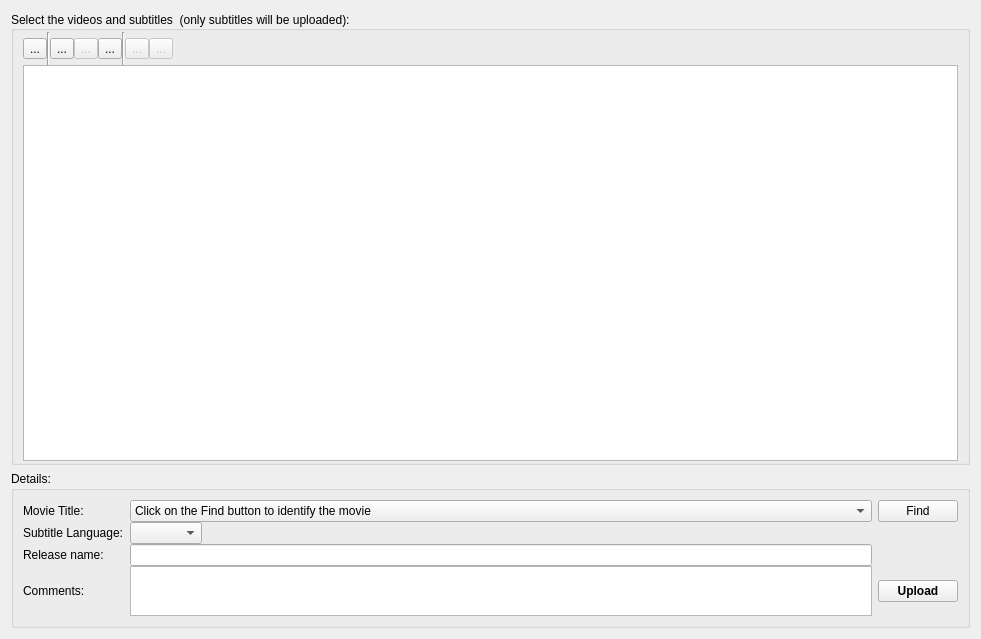
<?xml version="1.0" encoding="UTF-8"?>
<ui version="4.0">
 <class>UploadWidget</class>
 <widget class="QWidget" name="UploadWidget">
  <property name="geometry">
   <rect>
    <x>0</x>
    <y>0</y>
    <width>981</width>
    <height>639</height>
   </rect>
  </property>
  <property name="windowTitle">
   <string>Form</string>
  </property>
  <layout class="QVBoxLayout" name="verticalLayout_2">
   <item>
    <widget class="QGroupBox" name="groupBox_2">
     <property name="enabled">
      <bool>true</bool>
     </property>
     <property name="sizePolicy">
      <sizepolicy hsizetype="Preferred" vsizetype="MinimumExpanding">
       <horstretch>0</horstretch>
       <verstretch>0</verstretch>
      </sizepolicy>
     </property>
     <property name="layoutDirection">
      <enum>Qt::LeftToRight</enum>
     </property>
     <property name="title">
      <string>Select the videos and subtitles  (only subtitles will be uploaded):</string>
     </property>
     <property name="alignment">
      <set>Qt::AlignLeading|Qt::AlignLeft|Qt::AlignVCenter</set>
     </property>
     <layout class="QVBoxLayout" name="verticalLayout">
      <property name="spacing">
       <number>0</number>
      </property>
      <property name="topMargin">
       <number>1</number>
      </property>
      <property name="bottomMargin">
       <number>1</number>
      </property>
      <item>
       <layout class="QHBoxLayout" name="horizontalLayout_5">
        <item>
         <widget class="QToolButton" name="buttonUploadBrowseFolder">
          <property name="text">
           <string>...</string>
          </property>
          <property name="icon">
           <iconset>
            <normaloff>:/images/openfolder.png</normaloff>:/images/openfolder.png</iconset>
          </property>
          <property name="iconSize">
           <size>
            <width>24</width>
            <height>24</height>
           </size>
          </property>
         </widget>
        </item>
        <item>
         <widget class="Line" name="line_3">
          <property name="orientation">
           <enum>Qt::Vertical</enum>
          </property>
         </widget>
        </item>
        <item>
         <widget class="QToolButton" name="buttonUploadPlusRow">
          <property name="enabled">
           <bool>true</bool>
          </property>
          <property name="text">
           <string>...</string>
          </property>
          <property name="icon">
           <iconset>
            <normaloff>:/images/plus.png</normaloff>:/images/plus.png</iconset>
          </property>
          <property name="iconSize">
           <size>
            <width>24</width>
            <height>24</height>
           </size>
          </property>
         </widget>
        </item>
        <item>
         <widget class="QToolButton" name="buttonUploadMinusRow">
          <property name="enabled">
           <bool>false</bool>
          </property>
          <property name="text">
           <string>...</string>
          </property>
          <property name="icon">
           <iconset>
            <normaloff>:/images/minus.png</normaloff>:/images/minus.png</iconset>
          </property>
          <property name="iconSize">
           <size>
            <width>24</width>
            <height>24</height>
           </size>
          </property>
         </widget>
        </item>
        <item>
         <widget class="QToolButton" name="buttonUploadDeleteAllRow">
          <property name="enabled">
           <bool>true</bool>
          </property>
          <property name="toolTip">
           <string>Empty the list</string>
          </property>
          <property name="text">
           <string>...</string>
          </property>
          <property name="icon">
           <iconset>
            <normaloff>:/images/delete_all.png</normaloff>:/images/delete_all.png</iconset>
          </property>
          <property name="iconSize">
           <size>
            <width>24</width>
            <height>24</height>
           </size>
          </property>
         </widget>
        </item>
        <item>
         <widget class="Line" name="line_2">
          <property name="orientation">
           <enum>Qt::Vertical</enum>
          </property>
         </widget>
        </item>
        <item>
         <widget class="QToolButton" name="buttonUploadUpRow">
          <property name="enabled">
           <bool>false</bool>
          </property>
          <property name="text">
           <string>...</string>
          </property>
          <property name="icon">
           <iconset>
            <normaloff>:/images/up.png</normaloff>:/images/up.png</iconset>
          </property>
          <property name="iconSize">
           <size>
            <width>24</width>
            <height>24</height>
           </size>
          </property>
         </widget>
        </item>
        <item>
         <widget class="QToolButton" name="buttonUploadDownRow">
          <property name="enabled">
           <bool>false</bool>
          </property>
          <property name="text">
           <string>...</string>
          </property>
          <property name="icon">
           <iconset>
            <normaloff>:/images/down.png</normaloff>:/images/down.png</iconset>
          </property>
          <property name="iconSize">
           <size>
            <width>24</width>
            <height>24</height>
           </size>
          </property>
         </widget>
        </item>
        <item>
         <spacer>
          <property name="orientation">
           <enum>Qt::Horizontal</enum>
          </property>
          <property name="sizeHint" stdset="0">
           <size>
            <width>401</width>
            <height>33</height>
           </size>
          </property>
         </spacer>
        </item>
       </layout>
      </item>
      <item>
       <widget class="UploadListView" name="uploadView">
        <property name="sizePolicy">
         <sizepolicy hsizetype="Expanding" vsizetype="MinimumExpanding">
          <horstretch>0</horstretch>
          <verstretch>0</verstretch>
         </sizepolicy>
        </property>
        <property name="minimumSize">
         <size>
          <width>0</width>
          <height>0</height>
         </size>
        </property>
        <property name="autoScrollMargin">
         <number>16</number>
        </property>
       </widget>
      </item>
     </layout>
    </widget>
   </item>
   <item>
    <widget class="QGroupBox" name="uploadDetailsGroupBox">
     <property name="maximumSize">
      <size>
       <width>16777215</width>
       <height>16777215</height>
      </size>
     </property>
     <property name="title">
      <string>Details:</string>
     </property>
     <property name="alignment">
      <set>Qt::AlignLeading|Qt::AlignLeft|Qt::AlignTop</set>
     </property>
     <layout class="QVBoxLayout" name="verticalLayout_7">
      <item>
       <layout class="QGridLayout" name="gridLayout">
        <property name="verticalSpacing">
         <number>0</number>
        </property>
        <item row="0" column="0">
         <widget class="QLabel" name="label">
          <property name="sizePolicy">
           <sizepolicy hsizetype="Fixed" vsizetype="Preferred">
            <horstretch>0</horstretch>
            <verstretch>0</verstretch>
           </sizepolicy>
          </property>
          <property name="text">
           <string>Movie Title:</string>
          </property>
         </widget>
        </item>
        <item row="0" column="1">
         <widget class="QComboBox" name="uploadIMDB">
          <item>
           <property name="text">
            <string>Click on the Find button to identify the movie</string>
           </property>
          </item>
         </widget>
        </item>
        <item row="2" column="0">
         <widget class="QLabel" name="label_6">
          <property name="sizePolicy">
           <sizepolicy hsizetype="Fixed" vsizetype="Preferred">
            <horstretch>0</horstretch>
            <verstretch>0</verstretch>
           </sizepolicy>
          </property>
          <property name="text">
           <string>Release name:</string>
          </property>
         </widget>
        </item>
        <item row="0" column="2">
         <widget class="QPushButton" name="buttonUploadFindIMDB">
          <property name="sizePolicy">
           <sizepolicy hsizetype="Minimum" vsizetype="Fixed">
            <horstretch>0</horstretch>
            <verstretch>0</verstretch>
           </sizepolicy>
          </property>
          <property name="minimumSize">
           <size>
            <width>0</width>
            <height>0</height>
           </size>
          </property>
          <property name="maximumSize">
           <size>
            <width>120</width>
            <height>16777215</height>
           </size>
          </property>
          <property name="text">
           <string>Find</string>
          </property>
          <property name="icon">
           <iconset>
            <normaloff>:/images/search.png</normaloff>:/images/search.png</iconset>
          </property>
         </widget>
        </item>
        <item row="3" column="0">
         <widget class="QLabel" name="label_7">
          <property name="sizePolicy">
           <sizepolicy hsizetype="Fixed" vsizetype="Preferred">
            <horstretch>0</horstretch>
            <verstretch>0</verstretch>
           </sizepolicy>
          </property>
          <property name="text">
           <string>Comments:</string>
          </property>
         </widget>
        </item>
        <item row="1" column="0">
         <widget class="QLabel" name="label_5">
          <property name="sizePolicy">
           <sizepolicy hsizetype="Fixed" vsizetype="Preferred">
            <horstretch>0</horstretch>
            <verstretch>0</verstretch>
           </sizepolicy>
          </property>
          <property name="text">
           <string>Subtitle Language:</string>
          </property>
         </widget>
        </item>
        <item row="2" column="1">
         <widget class="QLineEdit" name="uploadReleaseText"/>
        </item>
        <item row="3" column="1">
         <widget class="QTextEdit" name="uploadComments">
          <property name="sizePolicy">
           <sizepolicy hsizetype="Expanding" vsizetype="Fixed">
            <horstretch>0</horstretch>
            <verstretch>0</verstretch>
           </sizepolicy>
          </property>
          <property name="maximumSize">
           <size>
            <width>16777215</width>
            <height>50</height>
           </size>
          </property>
         </widget>
        </item>
        <item row="1" column="1">
         <layout class="QHBoxLayout" name="horizontalLayout_12">
          <item>
           <widget class="LanguageComboBox" name="uploadLanguages"/>
          </item>
          <item>
           <spacer name="horizontalSpacer_4">
            <property name="orientation">
             <enum>Qt::Horizontal</enum>
            </property>
            <property name="sizeHint" stdset="0">
             <size>
              <width>40</width>
              <height>20</height>
             </size>
            </property>
           </spacer>
          </item>
         </layout>
        </item>
        <item row="3" column="2">
         <widget class="QPushButton" name="buttonUpload">
          <property name="enabled">
           <bool>true</bool>
          </property>
          <property name="font">
           <font>
            <weight>75</weight>
            <bold>true</bold>
           </font>
          </property>
          <property name="text">
           <string>Upload</string>
          </property>
          <property name="icon">
           <iconset>
            <normaloff>:/images/upload.png</normaloff>:/images/upload.png</iconset>
          </property>
          <property name="iconSize">
           <size>
            <width>24</width>
            <height>24</height>
           </size>
          </property>
         </widget>
        </item>
       </layout>
      </item>
     </layout>
    </widget>
   </item>
  </layout>
 </widget>
 <customwidgets>
  <customwidget>
   <class>UploadListView</class>
   <extends>QTableView</extends>
   <header>subdownloader.client.gui.uploadModel</header>
  </customwidget>
  <customwidget>
   <class>LanguageComboBox</class>
   <extends>QComboBox</extends>
   <header>subdownloader.client.gui.languageComboBox</header>
  </customwidget>
 </customwidgets>
 <resources/>
 <connections/>
</ui>
